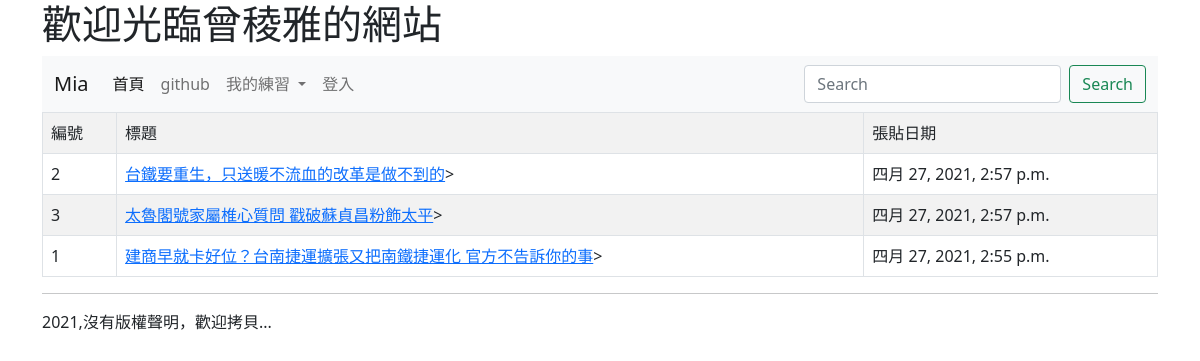
The page / on the database its author committed.
### mysite/models.py (models this page shows, shortened)
class Post(models.Model):
    title = models.CharField(max_length=200)
    body = models.TextField()
    pub_date = models.DateTimeField(default=timezone.now)
    class Meta:
        ordering = ('-pub_date',)

### mysite/views.py (the view)
# urls.py: path('', index),
def index (request):
	posts = Post.objects.all()
	myname = "曾稜雅"
	data = [i for i in range(1,43)]
	random.shuffle(data)
	lotto_numbers = data[0:6]
	special_number = data[6]
	return render(request, 'index.html', locals())

### templates/index.html (shortened to what this page needs)
{% extends "base.html" %}
{% block headmessage %} <h1>歡迎光臨{{ myname }}的網站</h1> {% endblock %}
{% block content %}
<table class='table table-striped table-bordered'>
  <tr><td>編號</td><td>標題</td><td>張貼日期</td></tr>
{% for post in posts %}
  <tr>
    <td>{{ post.id }}</td>
    <td><a href="/show/{{ post.id }}/">{{ post.title }}</a>></td>
    <td>{{ post.pub_date }}</td>
  </tr>
{% endfor %}
</table>
{% endblock %}

### rows shown on the page
Post: id "2", title "台鐵要重生，只送暖不流血的改革是做不到的", pub_date "四月 27, 2021, 2:57 p.m."
Post: id "3", title "太魯閣號家屬椎心質問 戳破蘇貞昌粉飾太平", pub_date "四月 27, 2021, 2:57 p.m."
Post: id "1", title "建商早就卡好位？台南捷運擴張又把南鐵捷運化 官方不告訴你的事", pub_date "四月 27, 2021, 2:55 p.m."
